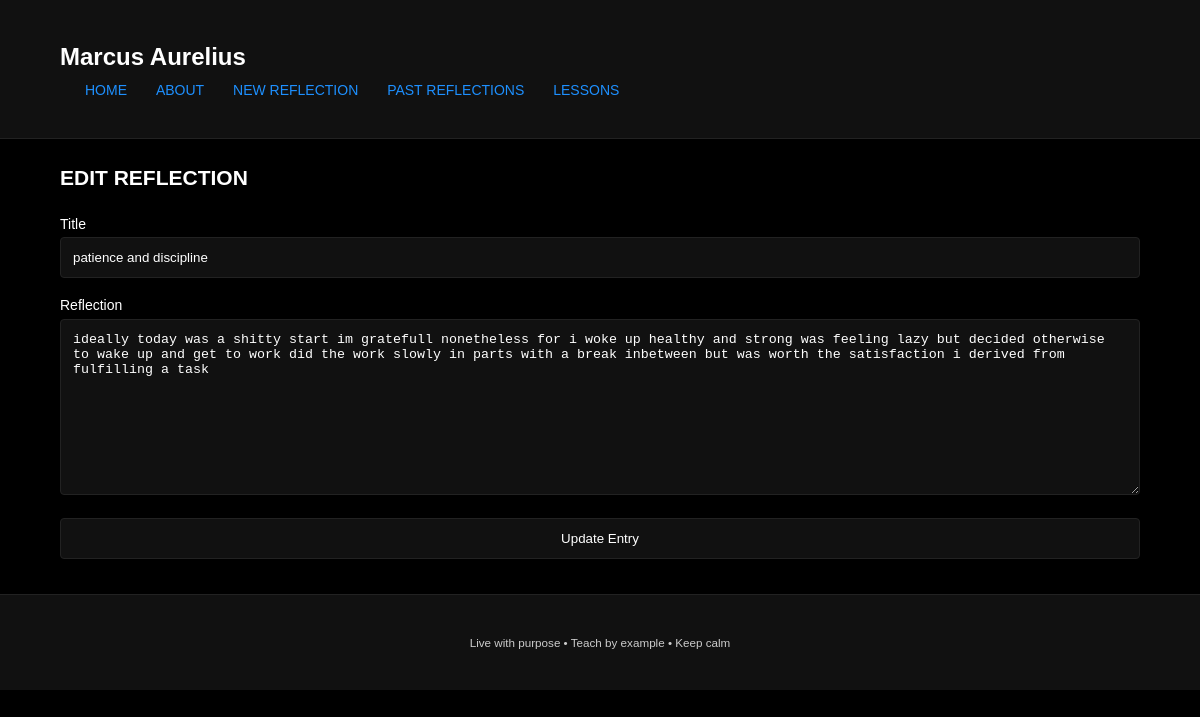
The page /edit/3 on the database its author committed.
### models.py (models this page shows)
class DailyEntry(db.Model):
    id = db.Column(db.Integer, primary_key=True)
    title = db.Column(db.String(120), nullable=True)
    content = db.Column(db.Text, nullable=False)
    created_at = db.Column(db.DateTime, default=datetime.utcnow)

### app.py (the view)
@app.route("/edit/<int:id>", methods=["GET", "POST"])
def edit_reflection(id):
    entry = DailyEntry.query.get_or_404(id)
    form = DailyReflectionForm()
    if form.validate_on_submit():
        entry.title = form.title.data
        entry.content = form.content.data
        db.session.commit()
        flash("Reflection updated!", "success")
        return redirect(url_for("entries"))
    form.title.data = entry.title
    form.content.data = entry.content
    return render_template("edit.html", form=form, entry=entry)

### forms/daily_form.py
class DailyReflectionForm(FlaskForm):  # renamed to match import
    title = StringField("Title")
    content = TextAreaField("Reflection", validators=[DataRequired()])
    submit = SubmitField("Save Entry")

### templates/edit.html (shortened to what this page needs)
{% extends "base.html" %}
{% block content %}
<h2>Edit Reflection</h2>
<form method="POST">
    <div>
        {{ form.title.label }}<br>
        {{ form.title(size=40) }}
    </div>
    <div>
        {{ form.content.label }}<br>
        {{ form.content(cols=50, rows=10) }}
    </div>
    {{ form.submit(value="Update Entry") }}
</form>
{% endblock %}

### static/css/style.css (style rules this page uses)
* { margin: 0; padding: 0; box-sizing: border-box; }
html, body { font-family: 'Poppins', sans-serif; font-size: 14px; color: #fff; background: #000; line-height: 1.8; }
h1,h2,h3,h4,h5,h6 { color: #fff; font-weight: 700; text-transform: uppercase; margin-bottom: 15px; }
input, textarea, select { width: 100%; padding: 12px; border-radius: 4px; border: 1px solid #222; background: #111; color: #fff; margin-bottom: 15px; }

### rows shown on the page
DailyEntry: title "patience and discipline", content "ideally today was a shitty start im gratefull nonetheless for i woke up healthy and strong was feeling lazy but decided otherwise to wake up and get to work did the work slowly in parts with a break inbetween but was worth the satisfaction i derived from fulfilling a task"
